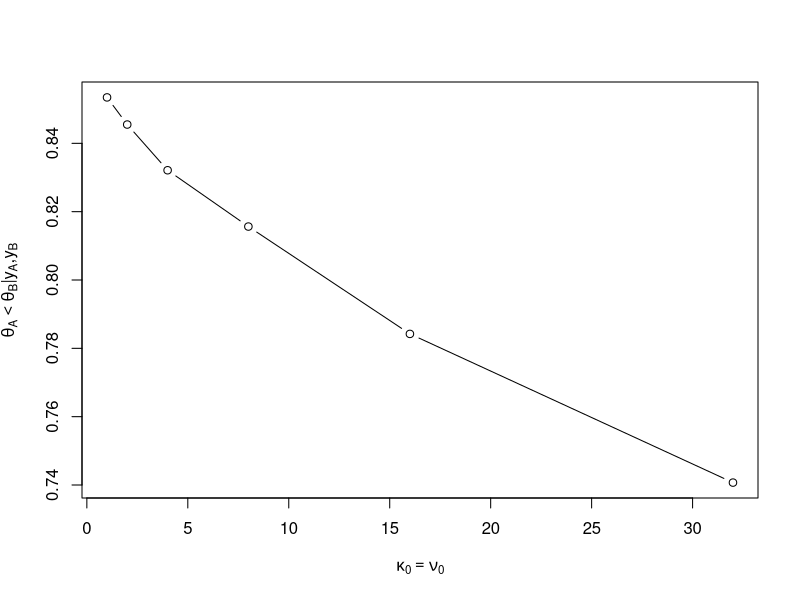
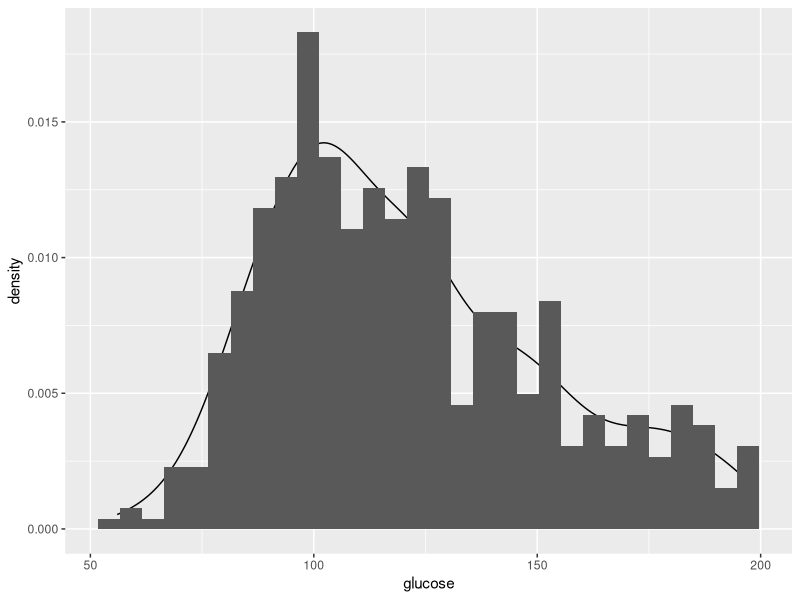

Source code (R) for these figures, in order:
## ---- chunk 1
knitr::opts_chunk$set(echo = TRUE)
library(ggplot2)
## ---- chunk 2
n.a = 16 ; n.b = 16;
k.0 = 2^seq(0,5,by = 1)
nu.0 = 2^seq(0,5,by = 1)

mu.0 = 75
sigma2.0 = 100

y.bar.a = 75.2 ; s.a = 7.3
y.bar.b = 77.5 ; s.b = 8.1

kappa.n.a = k.0 + n.a ; kappa.n.b = k.0 + n.b
mu.n.a = (k.0*mu.0 + n.a*y.bar.a) / kappa.n.a ; mu.n.b = (k.0*mu.0 + n.b*y.bar.b) / kappa.n.b
nu.n.a = nu.0 + n.a; nu.n.b = nu.0 + n.b
sigma2.n.a = (1/nu.n.a)*(nu.0*sigma2.0 + (n.a-1)*s.a^2 + ((k.0*n.a)/(kappa.n.a))*(y.bar.a-mu.0)^2)
sigma2.n.b = (1/nu.n.b)*(nu.0*sigma2.0 + (n.b-1)*s.b^2 + ((k.0*n.b)/kappa.n.b) * (y.bar.b-mu.0)^2)

rounds = length(k.0)
theta.a.draws.mat = matrix(NA,50000,rounds)
theta.b.draws.mat = matrix(NA,50000,rounds)
prob.a.b = rep(NA,6) 

for(i in 1:rounds){
  s2a.post.samp = 1/rgamma(50000,nu.n.a/2, sigma2.n.a*nu.n.a/2)
  s2b.post.samp = 1/rgamma(50000,nu.n.b/2, sigma2.n.b*nu.n.b/2)
  theta.a.draws.mat[,i] = rnorm(50000,mu.n.a[i], sqrt(s2a.post.samp / kappa.n.a[i]))
  theta.b.draws.mat[,i] = rnorm(50000,mu.n.b[i], sqrt(s2b.post.samp) / kappa.n.b[i])
  prob.a.b[i] = mean(theta.a.draws.mat[,i] < theta.b.draws.mat[,i])
}

theta.diff = theta.b.draws.mat - theta.a.draws.mat
colMeans(theta.diff > 0)

plot(k.0,prob.a.b, type = "b", xlab = expression(kappa[0] == nu[0]), ylab = expression(theta[A] < theta[B] *"|"* y[A]*","*y[B]))
## ---- chunk 3
glucose = scan("glucose.dat")
## ---- chunk 4
ggplot(data = as.data.frame(glucose), aes(x = glucose)) + geom_density() + geom_histogram(aes(y = ..density..))

